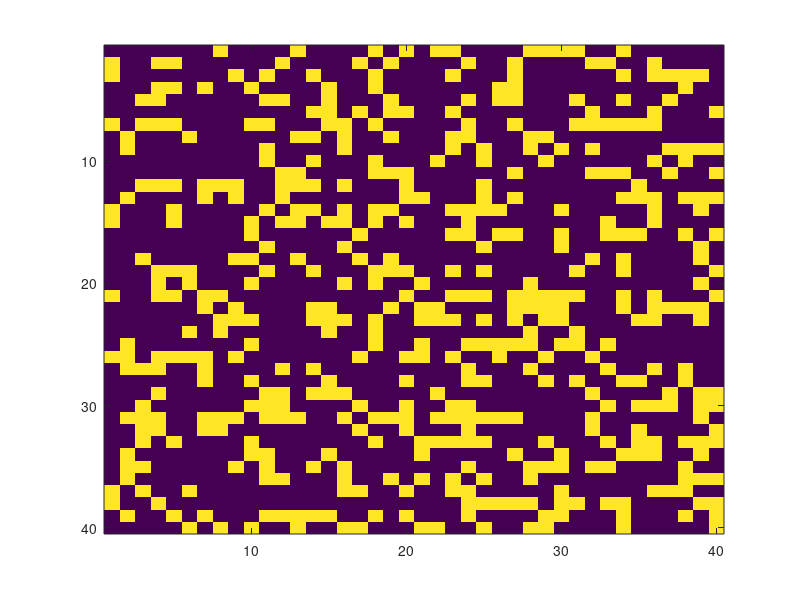

Reproduce this figure in MATLAB. (Note: this script raises an error after producing the figure.)
clear all;
%input grid number
n = 40;

for simulate_time = 1:100
    I = zeros(n); %create grid
    %imagesc(I);

    %generate initial state
    for i = 1:n
        for j = 1:n
            initial_state = rand;
            if initial_state < 0.3
                I(i,j) = 1;
            end
        end
    end
    


    imagesc(I); %plot
    for t = 1:1000
        firecell(t,simulate_time) = 0;
        for i = 1:n
            for j = 1:n
                if I(i,j) == 1
                    firecell(t, simulate_time) = firecell(t, simulate_time) + 1;
                end
            end
        end
    
        I = transit(n,I);
        
        
        
        %waitforbuttonpress;
        %imagesc(I)
        %pause(0.5)
    end
    
   % firecell(simulate_time) = 0;
    
    %{
    for i = 1:n
        for j = 1:n
            if I(i,j) == 1
                firecell(simulate_time) = firecell(simulate_time) + 1;
            end
        end
     end
     %}     
            
    %imagesc(I)
end


result = firecell(2);
plot(result);



           



